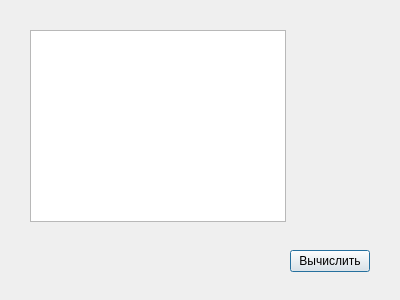
<?xml version="1.0" encoding="UTF-8"?>
<ui version="4.0">
 <class>ValueWindow</class>
 <widget class="QDialog" name="ValueWindow">
  <property name="geometry">
   <rect>
    <x>0</x>
    <y>0</y>
    <width>400</width>
    <height>300</height>
   </rect>
  </property>
  <property name="windowTitle">
   <string>Dialog</string>
  </property>
  <widget class="QTableWidget" name="table">
   <property name="geometry">
    <rect>
     <x>30</x>
     <y>30</y>
     <width>256</width>
     <height>192</height>
    </rect>
   </property>
  </widget>
  <widget class="QPushButton" name="button_count">
   <property name="geometry">
    <rect>
     <x>290</x>
     <y>250</y>
     <width>80</width>
     <height>22</height>
    </rect>
   </property>
   <property name="text">
    <string>Вычислить</string>
   </property>
  </widget>
 </widget>
 <resources/>
 <connections/>
</ui>
